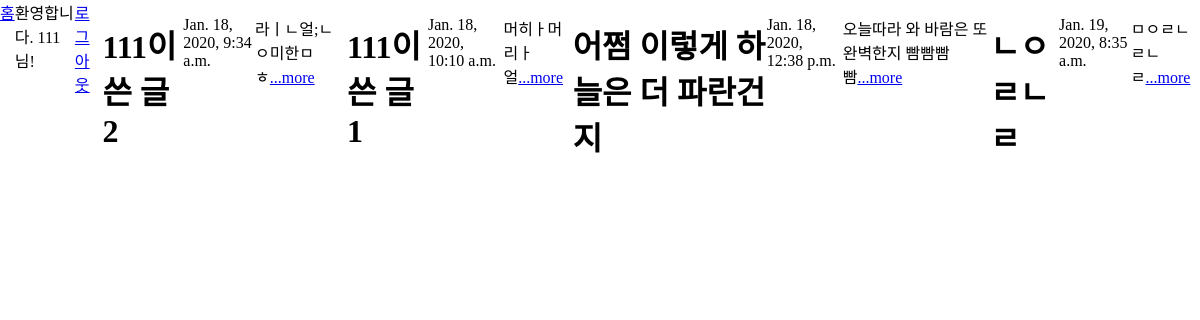
The page /myapp/showlist/ (signed in) on the database as committed earlier.
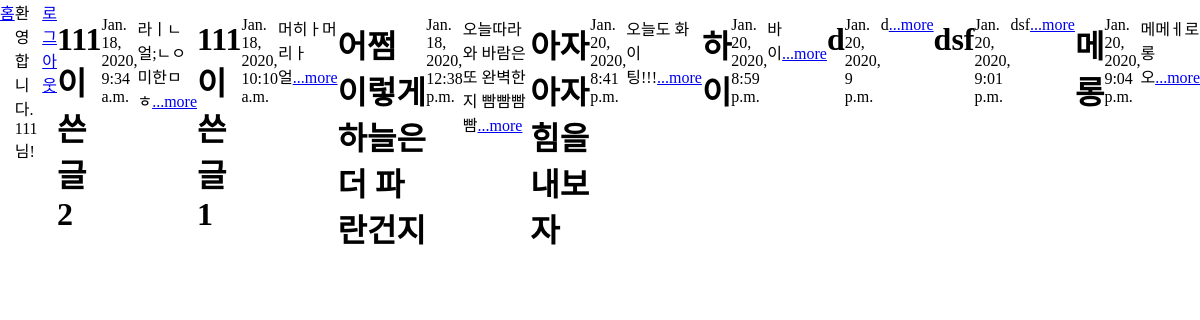
The same page on the database as committed later.
### myapp/models.py (models this page shows, shortened)
class Letter(models.Model):
    writer = models.ForeignKey(User, null=True, on_delete=models.CASCADE, related_name='letters')
    title = models.CharField(max_length=50)
    pub_date = models.DateTimeField(auto_now_add=True)
    body = models.TextField(max_length=200)
    letter_hit = models.PositiveIntegerField(default=0)
    def summary(self):
        return self.body[:100]

### myapp/views.py (the view)
# urls.py: path('showlist/', views.showlist, name = 'showlist'),
def showlist(request):
    letters = Letter.objects.filter(writer=request.user)
    return render(request, 'myapp/showlist.html', {'letters' : letters})

### myapp/templates/myapp/showlist.html
{% extends 'base.html' %}
{% block content %}
{% for letter in letters.all %}
    <h1>{{letter.title}}</h1>
    <p>{{letter.pub_date}}</p>
    <p>{{letter.summary}}<a href="{% url 'detail' letter.id %}">...more</a></p>
{% endfor %}
{% endblock %}

### mysite/templates/base.html (shortened to what this page needs)
{% load static %}
<html lang="ko">
<head>
</head>
<body class="background_photo">
  <a class="nav-item nav-link" href="{% url 'home' %}">홈</a>
{% if user.is_authenticated %}
<a class="nav-link dropdown-toggle" id="navbarDropdown" role="button" data-toggle="dropdown"
    aria-haspopup="true" aria-expanded="false">환영합니다. {{ user.username }} 님!</a>
<div class="dropdown-menu" aria-labelledby="navbarDropdown">
  <a class="dropdown-item" href="javascript:{document.getElementById('logout').submit()}">로그아웃</a>
</div>
{% endif %}
</body>
</html>
{% block content %}
{% endblock %}

### mysite/templates/base.html (style rules this page uses)
body { background: #fff; display: flex; margin: 0; position: absolute; width: 100%; height: 100%; overflow: hidden; }
.background_photo { display: flex; margin: 0; position: absolute; background-size: cover; overflow: hidden; }

Rows that differ between the two databases and show on the page:
removed Letter: title "ㄴㅇㄹㄴㄹ", pub_date "Jan. 19, 2020, 8:35 a.m.", summary "ㅁㅇㄹㄴㄹㄴㄹ"
added Letter: title "아자아자 힘을 내보자", pub_date "Jan. 20, 2020, 8:41 p.m.", summary "오늘도 화이팅!!!"
added Letter: title "하이", pub_date "Jan. 20, 2020, 8:59 p.m.", summary "바이"
added Letter: title "d", pub_date "Jan. 20, 2020, 9 p.m.", summary "d"
added Letter: title "dsf", pub_date "Jan. 20, 2020, 9:01 p.m.", summary "dsf"
added Letter: title "메롱", pub_date "Jan. 20, 2020, 9:04 p.m.", summary "메메ㅔ로롱오"
